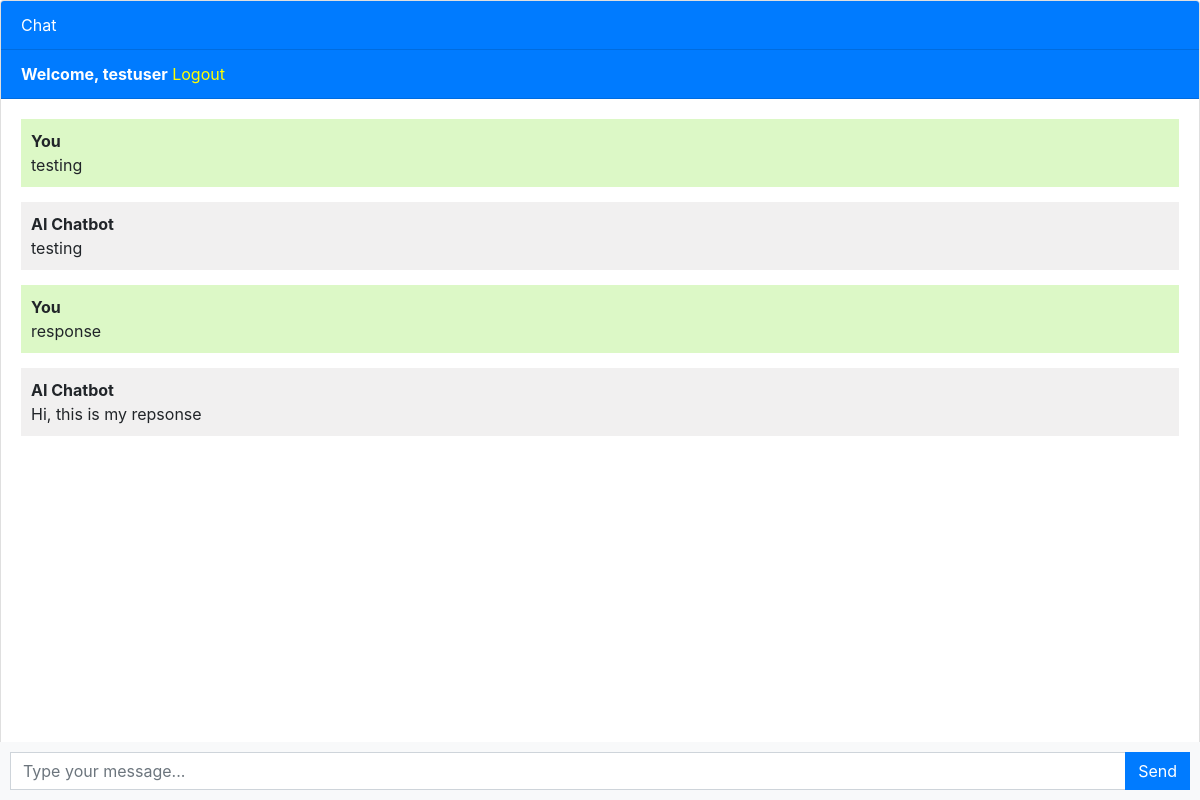
The app's page / (signed in), older data.
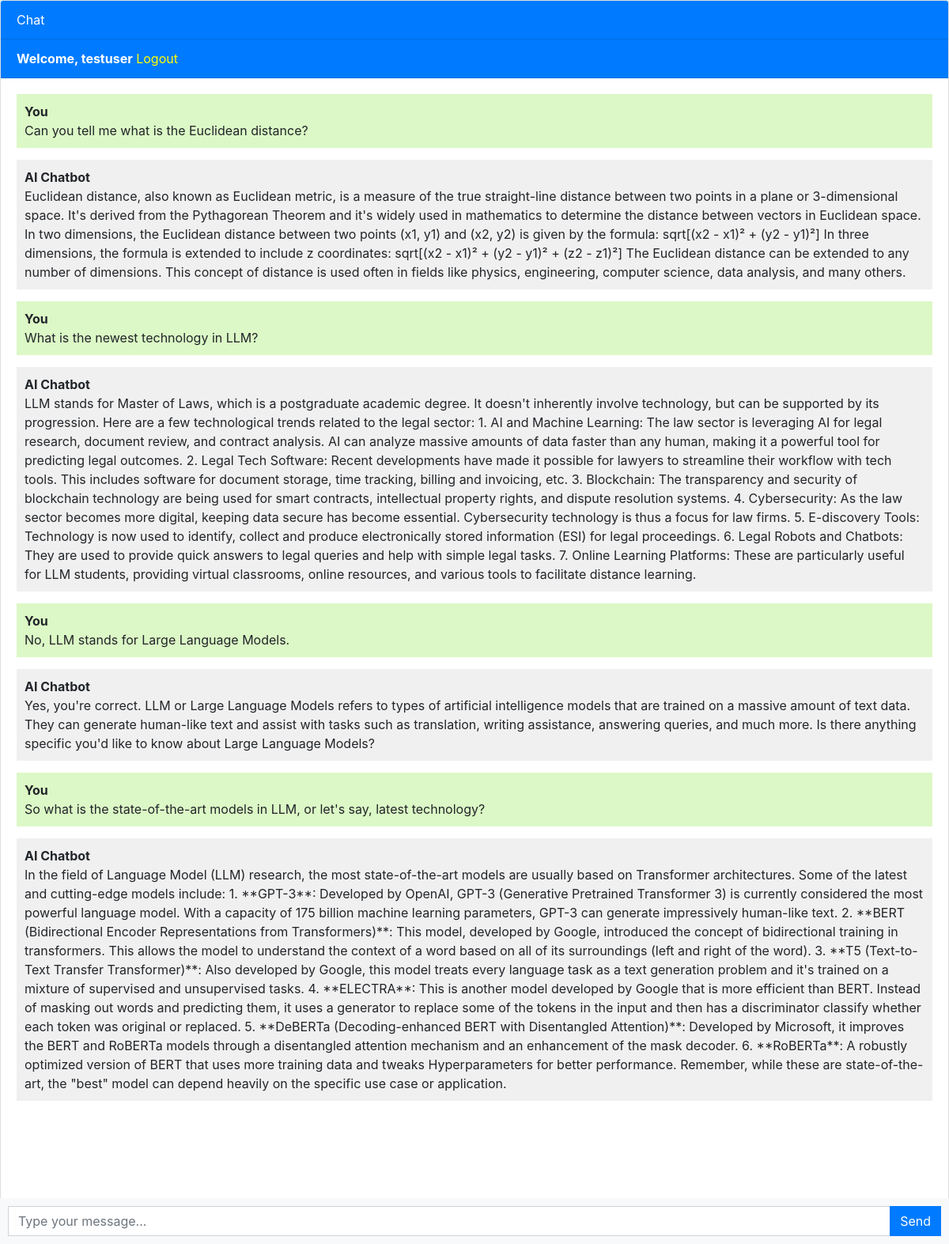
The same page, newer data.
### chatbot/models.py (models this page shows, shortened)
class Chat(models.Model):
    user = models.ForeignKey(User, on_delete=models.CASCADE)
    message = models.TextField()
    response = models.TextField()
    created_at = models.DateTimeField(auto_now_add=True)

### chatbot/views.py (the view)
# urls.py: path('', views.chatbot, name='chatbot'),
def chatbot(request):
    chats = Chat.objects.filter(user=request.user.id)
    if request.method == 'POST':
        message = request.POST.get('message')
        response = ask_openai(message)
        chat = Chat(user=request.user, message=message, response=response, created_at=timezone.now())
        chat.save()
        return JsonResponse({'message': message, 'response': response})
    return render(request, 'chatbot.html', {'chats': chats})

### templates/chatbot.html (shortened to what this page needs)
{% extends 'base.html' %}
{% block content %}
<div class="chat-container">
  <div class="card flex-grow-1">
    <div class="card-header bg-primary text-white">Chat</div>
    {% if user.is_authenticated %}
    <div class="card-header bg-primary text-white"><b>Welcome, {{user.username}}</b>   <a style="color: yellow;" href="logout">Logout</a></div>
    {% else %}
    <div class="card-header bg-primary text-white"><a style="color: yellow" href="login">Login</a>   <a style="color: yellow;" href="register">Register</a></div>
    {% endif %}
    <div class="card-body messages-box">
      <ul class="list-unstyled messages-list">
        {% for chat in chats %}
          {% if chat.user == request.user %}
            <li class="message sent">
          <div class="message-text">
            <div class="message-sender">
              <b>You</b>
            </div>
            <div class="message-content">
              {{chat.message}}
            </div>
          </div>
        </li>
        <li class="message received">
          <div class="message-text">
            <div class="message-sender">
              <b>AI Chatbot</b>
            </div>
            <div class="message-content">
              {{chat.response}}
            </div>
          </div>
        </li>
          {% endif %}
        {% endfor %}
      </ul>
    </div>
    <br><br>
    <br><br>
    <br><br>
  </div>
  <form class="message-form">
    <div class="input-group">
      <input type="text" class="form-control message-input" placeholder="Type your message...">
      <div class="input-group-append">
        <button type="submit" class="btn btn-primary btn-send">Send</button>
      </div>
    </div>
  </form>
</div>
{% endblock %}

### templates/base.html (shortened to what this page needs)
<!DOCTYPE html>
<html lang="en">
<head>
    <link rel="stylesheet" href="https://stackpath.bootstrapcdn.com/bootstrap/4.3.1/css/bootstrap.min.css">
</head>
<body>
    {% block content %}{% endblock %}
</body>
</html>

### templates/chatbot.html (style rules this page uses)
body, html { height: 100%; }
.messages-box { flex: 1; overflow-y: auto; }
.messages-list { padding-left: 0; }
.message { margin-bottom: 15px; list-style: none; }
.message-text { padding: 10px; border-radius: 5px; }
.sent { background-color: #dcf8c6; align-self: flex-end; }
.received { background-color: #f1f0f0; align-self: flex-start; }
.message-form { display: flex; position: fixed; bottom: 0; left: 0; right: 0; padding: 10px; background-color: #f8f9fa; }
.message-input { flex: 1; border-radius: 0; border-right: none; }
.btn-send { border-radius: 0; }
.chat-container { height: 100%; display: flex; flex-direction: column; }

Row changes from the older to the newer data that the page shows:
removed Chat: message "testing", response "testing"
removed Chat: message "response", response "Hi, this is my repsonse"
added Chat: message "Can you tell me what is the Euclidean distance?", response "Euclidean distance, also known as Euclidean metric, is a measure of the true straight-line distance between two points in a plane or 3-dimensional space. It's derived from the Pythagorean Theorem and it's widely used in mathematics to determine the distance between vectors in Euclidean space. In two dimensions, the Euclidean distance between two points (x1, y1) and (x2, y2) is given by the formula: sqrt[(x2 - x1)² + (y2 - y1)²] In three dimensions, the formula is extended to include z coordinates: sqrt[(x2 - x1)² + (y2 - y1)² + (z2 - z1)²] The Euclidean distance can be extended to any number of dimensions. This concept of distance is used often in fields like physics, engineering, computer…"
added Chat: message "What is the newest technology in LLM?", response "LLM stands for Master of Laws, which is a postgraduate academic degree. It doesn't inherently involve technology, but can be supported by its progression. Here are a few technological trends related to the legal sector: 1. AI and Machine Learning: The law sector is leveraging AI for legal research, document review, and contract analysis. AI can analyze massive amounts of data faster than any human, making it a powerful tool for predicting legal outcomes. 2. Legal Tech Software: Recent developments have made it possible for lawyers to streamline their workflow with tech tools. This includes software for document storage, time tracking, billing and invoicing, etc. 3. Blockchain: The…"
added Chat: message "No, LLM stands for Large Language Models.", response "Yes, you're correct. LLM or Large Language Models refers to types of artificial intelligence models that are trained on a massive amount of text data. They can generate human-like text and assist with tasks such as translation, writing assistance, answering queries, and much more. Is there anything specific you'd like to know about Large Language Models?"
added Chat: message "So what is the state-of-the-art models in LLM, or let's say, latest technology?", response "In the field of Language Model (LLM) research, the most state-of-the-art models are usually based on Transformer architectures. Some of the latest and cutting-edge models include: 1. **GPT-3**: Developed by OpenAI, GPT-3 (Generative Pretrained Transformer 3) is currently considered the most powerful language model. With a capacity of 175 billion machine learning parameters, GPT-3 can generate impressively human-like text. 2. **BERT (Bidirectional Encoder Representations from Transformers)**: This model, developed by Google, introduced the concept of bidirectional training in transformers. This allows the model to understand the context of a word based on all of its surroundings (left and…"
